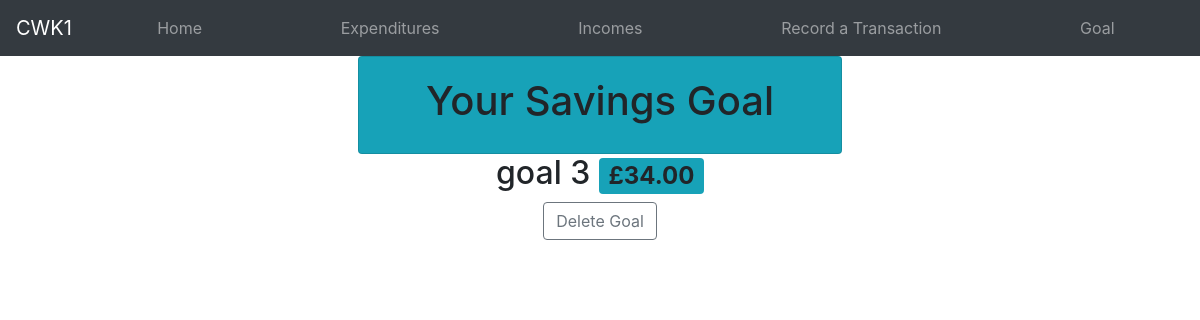
/goal, run on an earlier commit of the app's database.
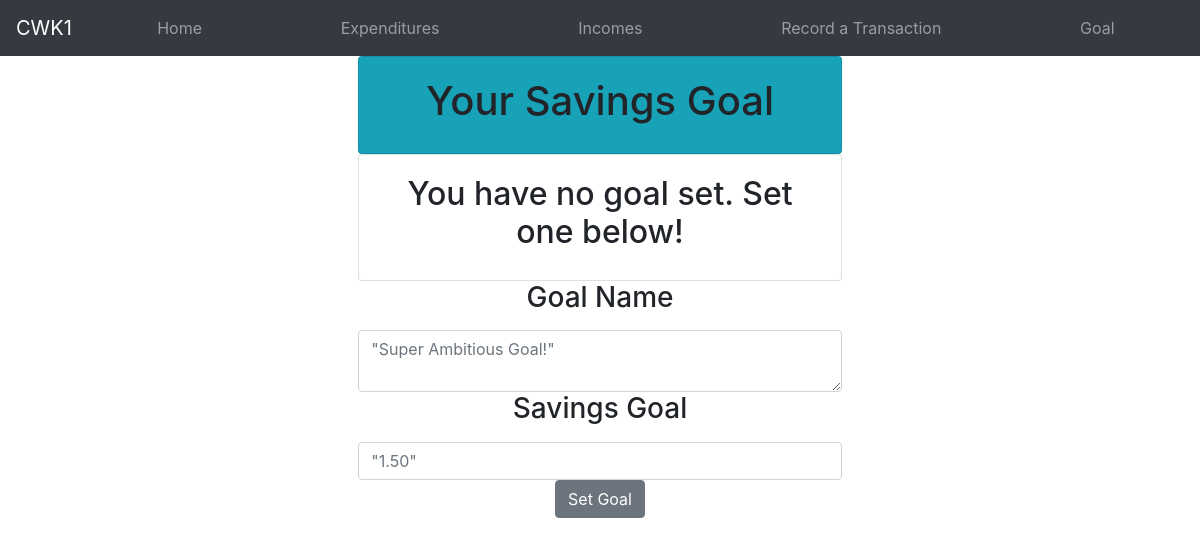
And on a later commit of the database.
### app/models.py (models this page shows)
class Goal(db.Model):
    id = db.Column(db.Integer, primary_key=True)
    name = db.Column(db.String(500), index=True, nullable=True)
    amount = db.Column(db.Float, nullable=False)

### app/views.py (the view, shortened to what this page needs)
@app.route('/goal', methods=['GET', 'POST'])
def goal():
    goalform = GoalForm()
    deletegoal = DeleteForm()
    goal = models.Goal()
    name = ""
    amount = 0.0
    with app.app_context():
        if db.session.query(models.Goal).count() == 0:
            goal_set = False
        else:
            goal_set = True
            goal = db.session.query(models.Goal).first()
            name, amount = goal.name, goal.amount
    return render_template('goal.html', title='Goal', name=name, amount=amount, goalform=goalform, goal_set=goal_set, deletegoal=deletegoal)

### app/forms.py
class GoalForm(FlaskForm):
    name = TextAreaField('Name')
    amount = FloatField('Amount', validators=[
                        DataRequired(), NumberRange(min=0.01, max=9.0e12)])

class DeleteForm(FlaskForm):
    submit = SubmitField('submit')

### app/templates/goal.html (shortened to what this page needs)
{% extends "base.html" %}
{% block content %}
<div class="container">
    <div class="row justify-content-center">
        <div class="col-md-8 text-center">
            <div class="card bg-info text-center">
                <div class="card-body">
                    <h1>Your Savings Goal</h1>
                </div>
            </div>
        </div>
    </div>
</div>
<div class="container">
    <div class="row justify-content-center">
        <div class="col-md-8 text-center">
            {% if goal_set == False %}
            <div class="card text-center">
                <div class="card-body">
                    <h2>You have no goal set. Set one below!</h2>
                </div>
            </div>
            <form action="" method="post" name="goalform">
                <label for="{{ goalform.name.id }}" class="form-label"><h3>Goal Name</h3></label>
                {{ goalform.name(class_='form-control', placeholder='"Super Ambitious Goal!"') }}
                <label for="{{ goalform.amount.id }}" class="form-label"><h3>Savings Goal</h3></label>
                {{ goalform.amount(class_='form-control', placeholder='"1.50"') }}
                <p><input type="submit" class="btn btn-secondary" value="Set Goal"></p>
            </form>
            {% else %}
            <h2>{{ name }} <span class="badge bg-info"> £{{'%0.2f'|format(amount|float)}}</span></h2>
            <form action="" method="post" name="deletegoal">
                <p><input type="submit" class="btn btn-outline-secondary" value="Delete Goal"></p>
            </form>
            {% endif %}
        </div>
    </div>
</div>
{% endblock %}

What changed in the data, as far as the page shows it:
removed Goal: name "goal 3", amount "34.00"
Also different on the page:
form field value: (not shown) → "Set Goal"
form field value: "Delete Goal" → (not shown)
text now shown: "You have no goal set. Set one below! Goal Name Savings Goal"
